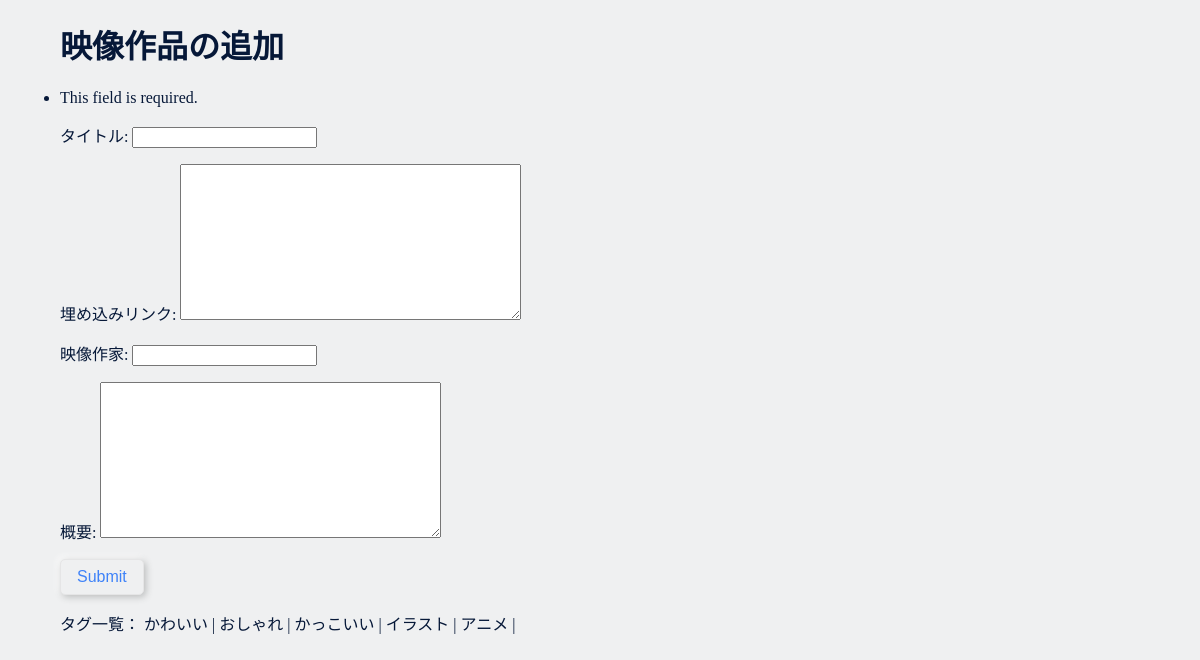
The app's page /add (signed in), older data.
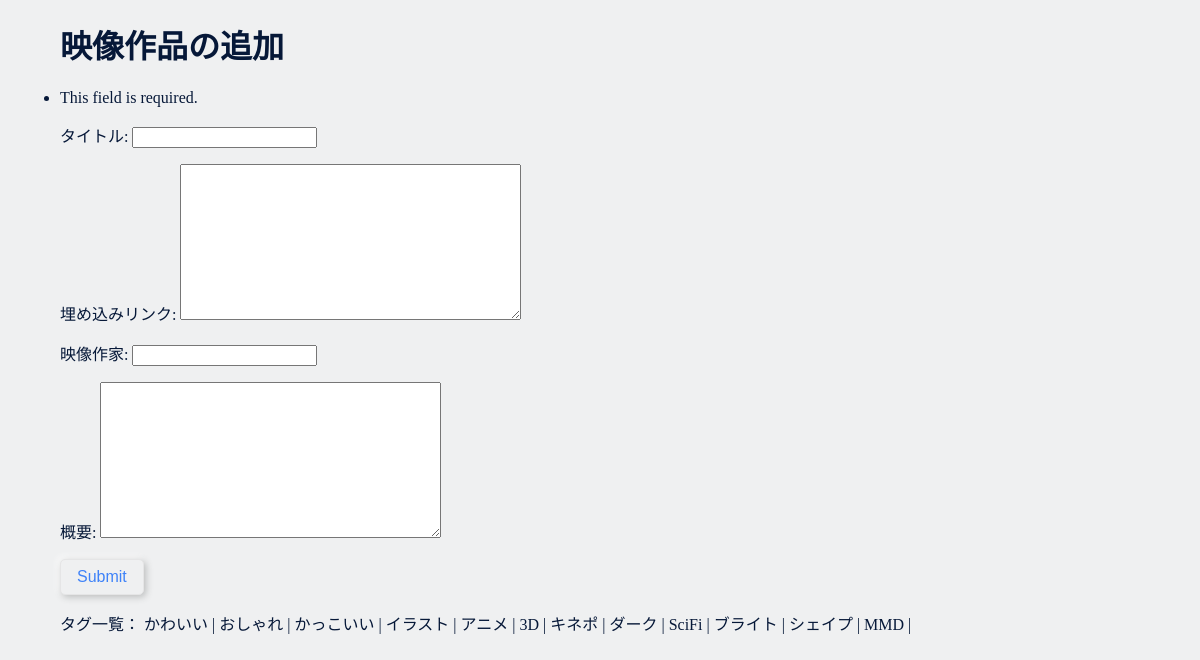
The same page, newer data.
### collection/views.py (the view)
# urls.py: path('add', views.add, name='add'),
@login_required
def add(request):
    if request.method == 'POST':
        form = add_movie(request.POST)
        if form.is_valid():
            form.save()
            return redirect('index')
    else:
        default_data = {'add_by':User.objects.get(pk=request.user.pk)}
        form = add_movie(default_data)
        taglist = Tag.objects.all()
        context = {
            'form':form,
            'taglist':taglist,
        }
    return render(request, 'collection/form.html', context)

### collection/forms.py
class add_movie(forms.ModelForm):
    class Meta:
        model = collection
        fields = ('title', 'link','creator', 'discription', 'tags', 'add_by')
        widgets = {'add_by':forms.HiddenInput()}
        labels = {
            'title':'タイトル',
            'link':'埋め込みリンク',
            'creator':'映像作家',
            'discription':'概要',
            'tags':'タグ,'
        }

### collection/templates/collection/form.html (shortened to what this page needs)
{% extends 'collection/base.html' %}
{% block content %}
<h1>映像作品の追加</h1>
<form method="POST" novalidate>
    {{ form.as_p }}
    <button type="submit" name="submit">Submit</button>
</form>
<p>
    タグ一覧：
    {% if taglist %}
    {% for tag in taglist %}
    {{ tag.name }} |
    {% endfor %}
    {% endif %}
</p>
{% endblock content %}

Row changes from the older to the newer data that the page shows:
added Tag: name "3D"
added Tag: name "キネポ"
added Tag: name "ダーク"
added Tag: name "SciFi"
added Tag: name "ブライト"
added Tag: name "シェイプ"
added Tag: name "MMD"
